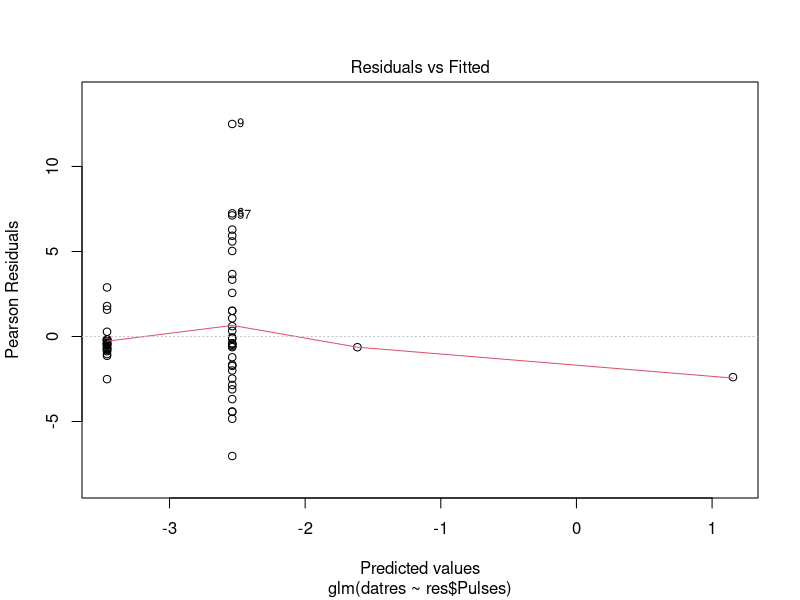
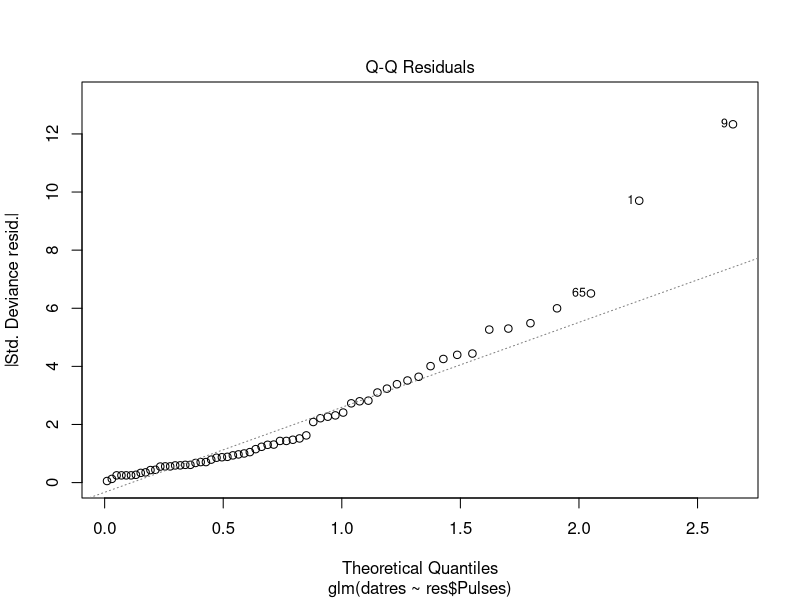
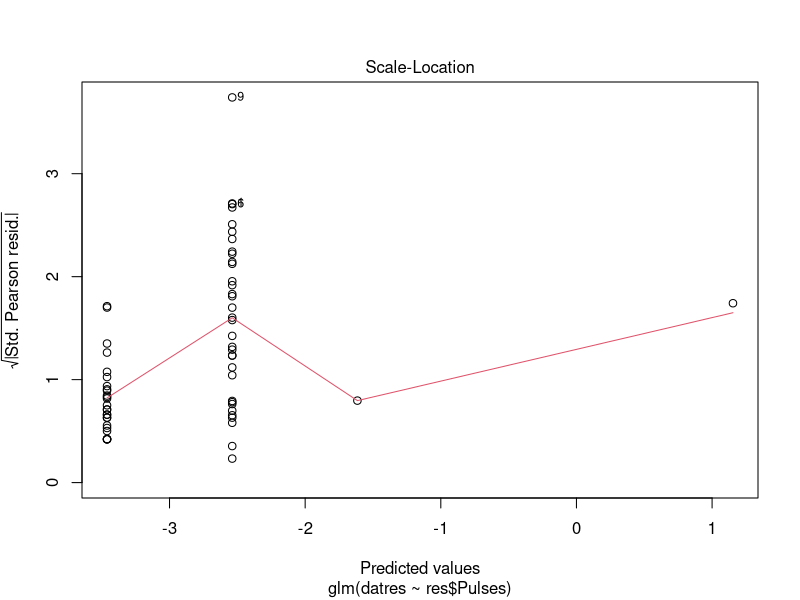
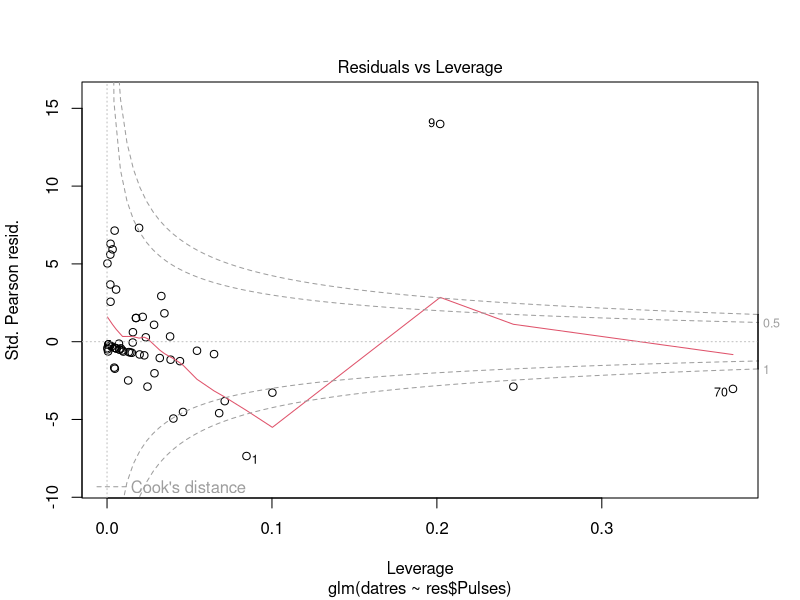
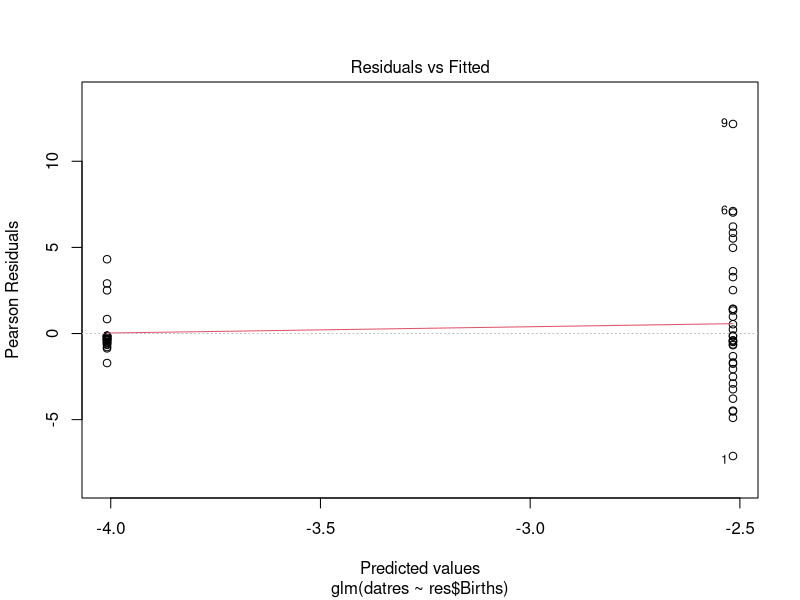
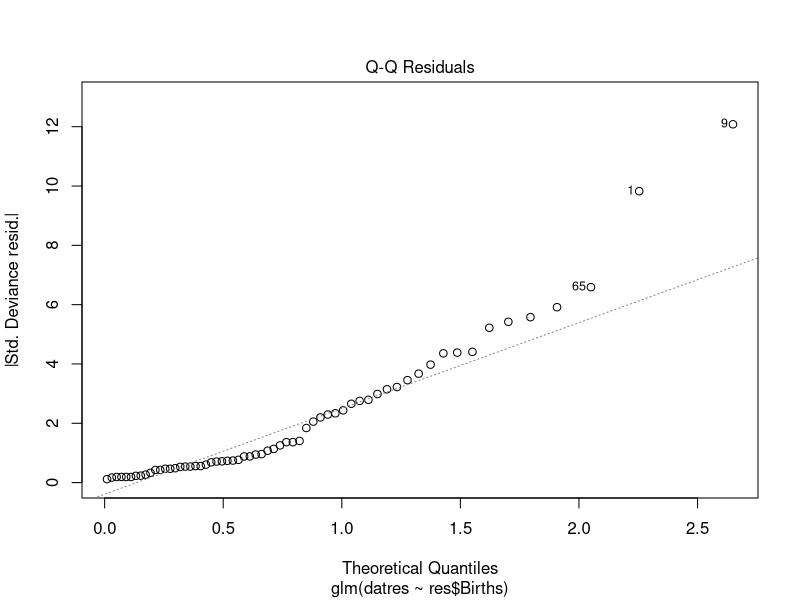
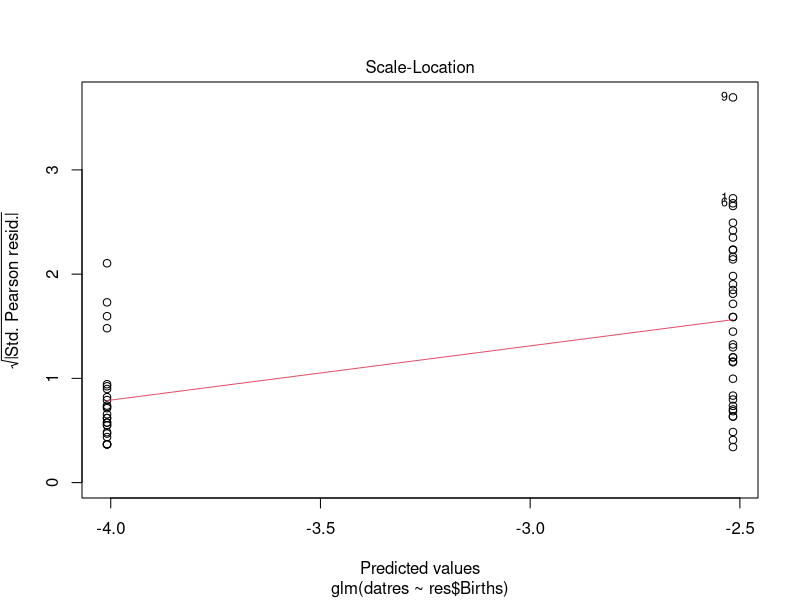
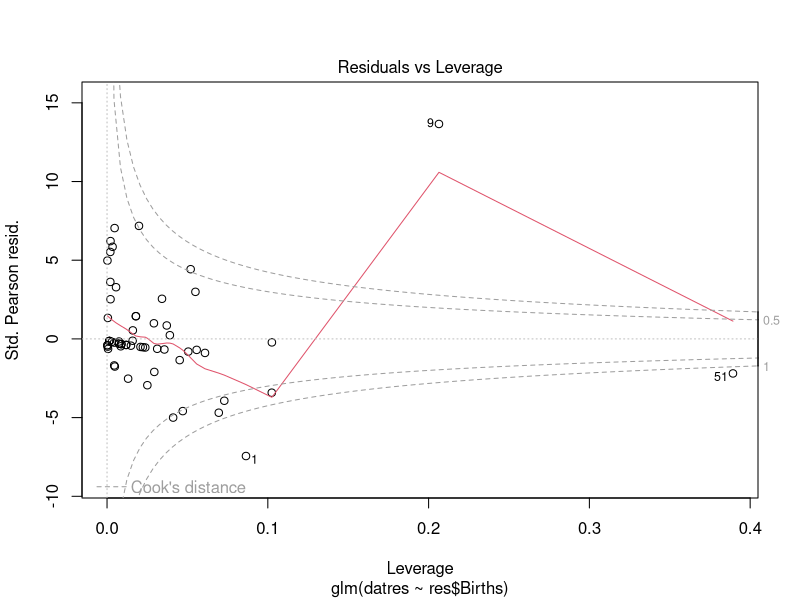

R code for these plots, in order:
rm(list=ls())
getwd()

res<-read.csv("data.csv",header=T)

datres<-cbind(res$Positive,res$Negative)
model<-glm(datres~res$Pulses,binomial,na.action=na.omit)
model
summary(model)
plot(model)

model<-glm(datres~res$Births,binomial,na.action=na.omit)
model
summary(model)
plot(model)

###############################

sp<-function(x,y){
  sp<-x/y
}
sp<-res$Positive/res$Tested
res.new<-rbind(res$Positive,res$Tested,sp)
rownames(res.new)<-c("P","N","Sp")
res.new<-t(res.new)
class(res.new)

res.n<-res.new[c(-15),] 

res.u<-matrix(NA,ncol=70,nrow=2)
for (ii in 1:70){
  res.u[1,ii]<-binom.test(res.n[ii],res.n[ii+70])$conf.int[1]
  res.u[2,ii]<-binom.test(res.n[ii],res.n[ii+70])$conf.int[2]
}

res.u<-t(res.u)
res.all<-cbind(res.n,res.u)
dim(res.all)
colnames(res.all)<-c("P","N","Sp","L","U")

res.all<-as.data.frame(res.all)

## each sample get CIs

barplot(res.all$Sp,ylim=c(0,1))

####
library(gplots)
barplot2(res.all$Sp, plot.ci=TRUE, ci.l=res.all$L, ci.u=res.all$U,
         ylim=c(0,1))

## Add legends ##########

####
## select those with one birth pulse
single <- res[(!is.na(res$Births)) & res$Births==0,]
double <- res[(!is.na(res$Births)) & res$Births==1,]

single.sp<-single$Positive/single$Tested
single.res.new<-rbind(single$Positive,single$Tested,single.sp)
rownames(single.res.new)<-c("P","N","Sp")
single.res.new<-t(single.res.new)
class(single.res.new)
dim(single.res.new)
single.res.u<-matrix(NA,ncol=26,nrow=2)
for (ii in 1:26){
  single.res.u[1,ii]<-binom.test(single.res.new[ii],single.res.new[ii+26])$conf.int[1]
  single.res.u[2,ii]<-binom.test(single.res.new[ii],single.res.new[ii+26])$conf.int[2]
}

single.res.u<-t(single.res.u)
single.res.all<-cbind(single.res.new,single.res.u)
dim(single.res.all)
colnames(single.res.all)<-c("P","N","Sp","L","U")

single.res.all<-as.data.frame(single.res.all)

## each sample get CIs

barplot(single.res.all$Sp,ylim=c(0,1))

####
library(gplots)
barplot2(single.res.all$Sp, plot.ci=TRUE, ci.l=single.res.all$L, ci.u=single.res.all$U,
         ylim=c(0,1))

##
double.sp<-double$Positive/double$Tested
double.res.new<-rbind(double$Positive,double$Tested,double.sp)
rownames(double.res.new)<-c("P","N","Sp")
double.res.new<-t(double.res.new)
class(double.res.new)

## remove 2/0
double.res.n<-double.res.new[c(-9),] 
dim(double.res.n)
double.res.u<-matrix(NA,ncol=35,nrow=2)
for (ii in 1:35){
  double.res.u[1,ii]<-binom.test(double.res.n[ii],double.res.n[ii+35])$conf.int[1]
  double.res.u[2,ii]<-binom.test(double.res.n[ii],double.res.n[ii+35])$conf.int[2]
}

double.res.u<-t(double.res.u)
double.res.all<-cbind(double.res.n,double.res.u)
dim(double.res.all)
colnames(double.res.all)<-c("P","N","Sp","L","U")

double.res.all<-as.data.frame(double.res.all)

## each sample get CIs

barplot(double.res.all$Sp,ylim=c(0,1))

####
library(gplots)
barplot2(double.res.all$Sp, plot.ci=TRUE, ci.l=double.res.all$L, ci.u=double.res.all$U,
         ylim=c(0,1))

par(mfrow=c(1,2))
barplot2(double.res.all$Sp, plot.ci=TRUE, ci.l=double.res.all$L, ci.u=double.res.all$U,
         ylim=c(0,1),main="Double",ci.lty=2)

barplot2(single.res.all$Sp, plot.ci=TRUE, ci.l=single.res.all$L, ci.u=single.res.all$U,
         ylim=c(0,1),main="Single",ci.lty=2)

### check without repetition 
res<-read.csv("species.csv",header=T)
datres<-cbind(res$Positive,res$Negative)
#model<-glm(datres~res$Births,quasibinomial,na.action=na.omit)
#model
#summary(model)
#plot(model)
#model<-glm(datres~res$Births+res$Fruit.Bat,binomial,na.action=na.omit)
#summary(model)

model<-glm(datres~res$Births*res$Fruit.Bat,quasibinomial,na.action=na.omit)
summary(model)
model1<-update(model,~.-res$Births:res$Fruit.Bat)
anova(model,model1,test="F")
## interaction not significant
summary(model1)
model2<-update(model1,~.-res$Fruit.Bat)
anova(model1,model2,test="F")
summary(model2)
coef(model2)
1/(1+1/exp(coef(model2)[1]))
1/(1+1/exp(coef(model2)[1]+coef(model2)[2]))
res.t<-tapply(predict(model2,type="response"),na.omit(res$Births),mean)
res.t[2]/res.t[1]

## chi squared test
filo.positive<-c(587,12)
filo.total<-c(7857,673)
prop.test(filo.positive,filo.total)
filo.negative<-c(7270,661)
res.test<-cbind(filo.positive,filo.negative)
fisher.test(res.test)
chisq.test(res.test)

## test without R. aegypt
filo.positive<-c(215,12)
filo.total<-c(4559,673)
prop.test(filo.positive,filo.total)
filo.negative<-c(4344,661)
res.test<-cbind(filo.positive,filo.negative)
fisher.test(res.test)
chisq.test(res.test)


######

## fruit bat vs births
bres<-res[-c(8,18,48,51),]
birthtable<-table(bres$Births,bres$Fruit.Bat)
birthtable
fisher.test(birthtable)
###############################

sp<-function(x,y){
  sp<-x/y
}
sp<-res$Positive/res$Tested
res.new<-rbind(res$Positive,res$Tested,sp)
rownames(res.new)<-c("P","N","Sp")
res.new<-t(res.new)
class(res.new)

res.n<-res.new#[c(-2),] 
dim(res.n)
res.u<-matrix(NA,ncol=53,nrow=2)
for (ii in 1:53){
  res.u[1,ii]<-binom.test(res.n[ii],res.n[ii+53])$conf.int[1]
  res.u[2,ii]<-binom.test(res.n[ii],res.n[ii+53])$conf.int[2]
}

res.u<-t(res.u)
res.all<-cbind(res.n,res.u)
dim(res.all)
colnames(res.all)<-c("P","N","Sp","L","U")

res.all<-as.data.frame(res.all)

## each sample get CIs

barplot(res.all$Sp,ylim=c(0,1))

####
library(gplots)
barplot2(res.all$Sp, plot.ci=TRUE, ci.l=res.all$L, ci.u=res.all$U,
         ylim=c(0,1))

## Add legends ##########

####
## select those with one birth pulse
single <- res[(!is.na(res$Births)) & res$Births==0,]
double <- res[(!is.na(res$Births)) & res$Births==1,]

single.sp<-single$Positive/single$Tested
single.res.new<-rbind(single$Positive,single$Tested,single.sp)
rownames(single.res.new)<-c("P","N","Sp")
single.res.new<-t(single.res.new)
class(single.res.new)
dim(single.res.new)
single.res.u<-matrix(NA,ncol=24,nrow=2)
for (ii in 1:24){
  single.res.u[1,ii]<-binom.test(single.res.new[ii],single.res.new[ii+24])$conf.int[1]
  single.res.u[2,ii]<-binom.test(single.res.new[ii],single.res.new[ii+24])$conf.int[2]
}

single.res.u<-t(single.res.u)
single.res.all<-cbind(single.res.new,single.res.u)
dim(single.res.all)
colnames(single.res.all)<-c("P","N","Sp","L","U")

single.res.all<-as.data.frame(single.res.all)

## each sample get CIs

barplot(single.res.all$Sp,ylim=c(0,1))

####
library(gplots)
barplot2(single.res.all$Sp, plot.ci=TRUE, ci.l=single.res.all$L, ci.u=single.res.all$U,
         ylim=c(0,1))

##
double.sp<-double$Positive/double$Tested
double.res.new<-rbind(double$Positive,double$Tested,double.sp)
rownames(double.res.new)<-c("P","N","Sp")
double.res.new<-t(double.res.new)
class(double.res.new)
double.res.new
## remove 2/0
double.res.n<-double.res.new#[c(-2),] 
dim(double.res.n)
double.res.u<-matrix(NA,ncol=20,nrow=2)
for (ii in 1:20){
  double.res.u[1,ii]<-binom.test(double.res.n[ii],double.res.n[ii+20])$conf.int[1]
  double.res.u[2,ii]<-binom.test(double.res.n[ii],double.res.n[ii+20])$conf.int[2]
}

double.res.u<-t(double.res.u)
double.res.all<-cbind(double.res.n,double.res.u)
dim(double.res.all)
colnames(double.res.all)<-c("P","N","Sp","L","U")

double.res.all<-as.data.frame(double.res.all)

## each sample get CIs

barplot(double.res.all$Sp,ylim=c(0,1))

####
library(gplots)
barplot2(double.res.all$Sp, plot.ci=TRUE, ci.l=double.res.all$L, ci.u=double.res.all$U,
         ylim=c(0,1))

par(mfrow=c(1,2))
barplot2(double.res.all$Sp, plot.ci=TRUE, ci.l=double.res.all$L, ci.u=double.res.all$U,
         ylim=c(0,1),main="",ci.lty=2,names.arg=c(1:20))
mtext('a',font=2,side=3,line=2,at=-4,cex=1)
names.arg=c(double$Bat.species)

barplot2(single.res.all$Sp, plot.ci=TRUE, ci.l=single.res.all$L, ci.u=single.res.all$U,
         ylim=c(0,1),main="",ci.lty=2,names.arg=c(1:24))
mtext('b',font=2,side=3,line=2,at=-4,cex=1)
